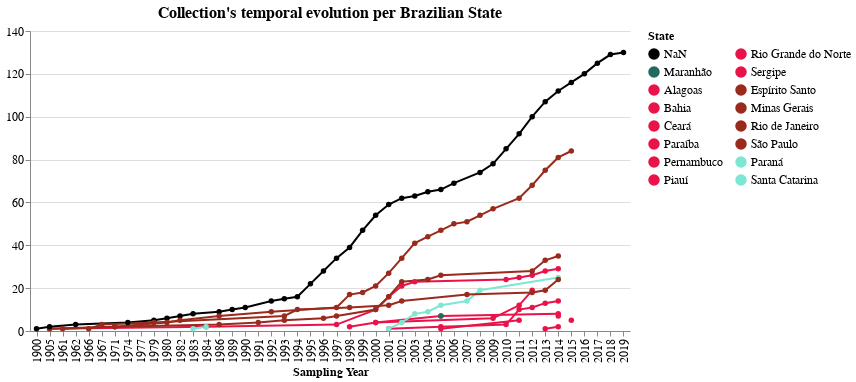

Notebook code for this chart:
### Markdown cell above
### Chart: cumulative counts per Brazilian State

### Code cell
select_state = alt.selection_multi(fields=['state'], bind='legend')

g1 = alt.Chart(teste, title="Collection's temporal evolution per Brazilian State", 
        width=600).mark_line(point=True).encode(
    x= alt.X('start_year', type="ordinal", title='Sampling Year',
             scale= alt.Scale(domain=sorted(list(teste['start_year'].unique())))),
    y= alt.Y('cumulative_sum', title='', 
             sort=alt.EncodingSortField('counts', op="count", order='descending'),
             scale= alt.Scale(domain=[0,140])),
    color= alt.Color('state:N', title='State', 
                legend= alt.Legend(columns=2, symbolLimit=42),
                scale= alt.Scale(domain=list(cores_estados.keys()), range=list(cores_estados.values()))),
    tooltip= alt.Tooltip(['region', 'state','start_year','counts', 'cumulative_sum']),
#     opacity= alt.condition(select_region, alt.value(1), alt.value(0.2))
).add_selection(select_state).transform_filter(select_state)

g1 = g1.configure_title(fontSize=16).configure_axis(
    labelFontSize=12,
    titleFontSize=12
).configure_legend(
    labelFontSize=12,
    titleFontSize=12
).configure_view(strokeWidth=0)

# g1.save('./graphs/cumCounts/time-spacial/evolucao_por_estado.html')

g1

### Figure 1 — Vega-Lite specification as saved in the notebook (floating-point values rounded to 4 significant figures; data arrays with more than 128 entries replaced by an {"elided": "..."} marker saying what was removed)
{"config": {"view": {"continuousWidth": 400, "continuousHeight": 300, "strokeWidth": 0}, "axis": {"labelFontSize": 12, "titleFontSize": 12}, "legend": {"labelFontSize": 12, "titleFontSize": 12}, "title": {"fontSize": 16}}, "data": {"name": "data-364c701f46a7f6bcf3e26480d01cc714"}, "mark": {"type": "line", "point": true}, "encoding": {"color": {"type": "nominal", "field": "state", "legend": {"columns": 2, "symbolLimit": 42}, "scale": {"domain": ["NaN", "Maranhão", "Alagoas", "Bahia", "Ceará", "Paraíba", "Pernambuco", "Piauí", "Rio Grande do Norte", "Sergipe", "Espírito Santo", "Minas Gerais", "Rio de Janeiro", "São Paulo", "Paraná", "Santa Catarina"], "range": ["#000000", "#22695e", "#ea1349", "#ea1349", "#ea1349", "#ea1349", "#ea1349", "#ea1349", "#ea1349", "#ea1349", "#992a1c", "#992a1c", "#992a1c", "#992a1c", "#7ee7d3", "#7ee7d3"]}, "title": "State"}, "tooltip": [{"type": "nominal", "field": "region"}, {"type": "nominal", "field": "state"}, {"type": "quantitative", "field": "start_year"}, {"type": "quantitative", "field": "counts"}, {"type": "quantitative", "field": "cumulative_sum"}], "x": {"type": "ordinal", "field": "start_year", "scale": {"domain": [1900.0, 1905.0, 1961.0, 1962.0, 1966.0, 1967.0, 1971.0, 1974.0, 1977.0, 1979.0, 1980.0, 1982.0, 1983.0, 1984.0, 1986.0, 1989.0, 1990.0, 1991.0, 1992.0, 1993.0, 1994.0, 1995.0, 1996.0, 1997.0, 1998.0, 1999.0, 2000.0, 2001.0, 2002.0, 2003.0, 2004.0, 2005.0, 2006.0, 2007.0, 2008.0, 2009.0, 2010.0, 2011.0, 2012.0, 2013.0, 2014.0, 2015.0, 2016.0, 2017.0, 2018.0, 2019.0]}, "title": "Sampling Year"}, "y": {"type": "quantitative", "field": "cumulative_sum", "scale": {"domain": [0, 140]}, "sort": {"field": "counts", "op": "count", "order": "descending"}, "title": ""}}, "selection": {"selector007": {"type": "multi", "fields": ["state"], "bind": "legend"}}, "title": "Collection's temporal evolution per Brazilian State", "transform": [{"filter": {"selection": "selector007"}}], "width": 600, "$schema": "https://vega.github.io/schema/vega-lite/v4.8.1.json", "datasets": {"data-364c701f46a7f6bcf3e26480d01cc714": {"elided": "134 records"}}}
